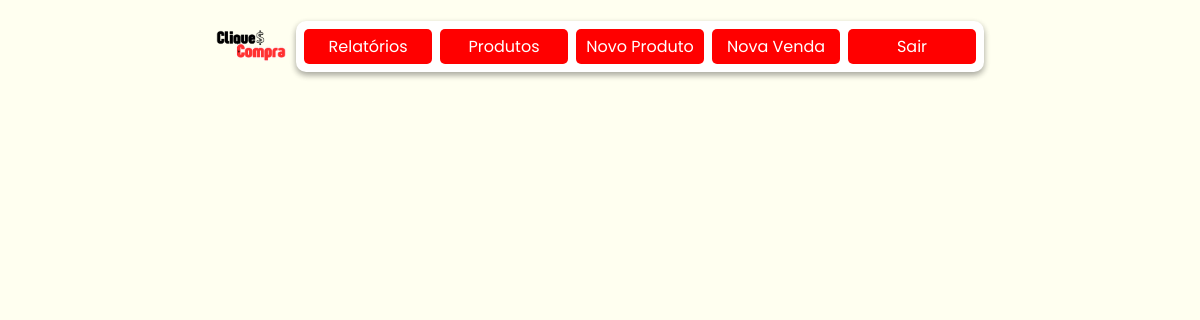
Page /vendas/ on the earlier database version.
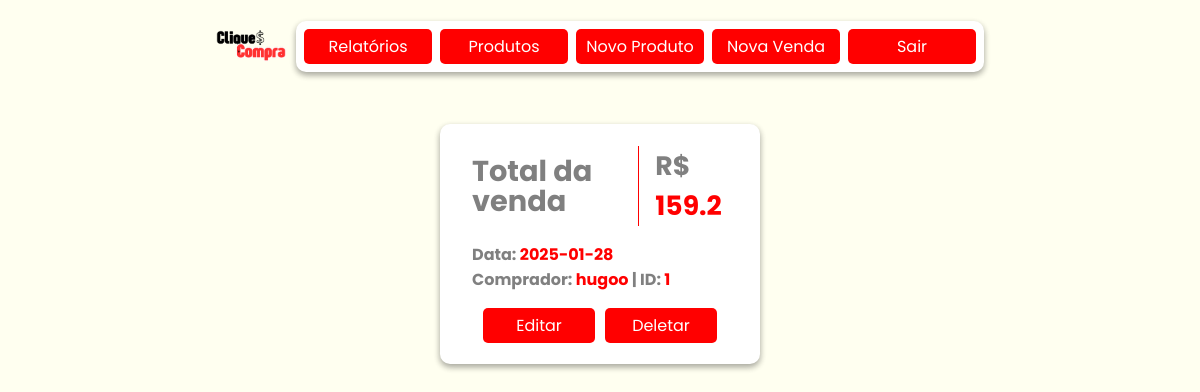
Same page on the later database version.
### models/vendas.py (models this page shows, shortened)
class Venda(Base):
    __tablename__ = 'tb_vendas'
    ven_id: Mapped[int] = mapped_column(primary_key=True, autoincrement=True)
    ven_data: Mapped[str] = mapped_column(nullable=False)
    ven_total: Mapped[float] = mapped_column(nullable=False)
    ven_cli_id: Mapped[int] = mapped_column(ForeignKey('tb_clientes.cli_id'))
    clientes: Mapped[List["Cliente"]] = relationship("Cliente", back_populates='vendas')

### models/clientes.py (models this page shows, shortened)
class Cliente(Base, UserMixin):
    __tablename__ = 'tb_clientes'
    cli_id:Mapped[int] = mapped_column(primary_key = True, autoincrement=True)
    cli_nome:Mapped[str] = mapped_column(nullable=False)
    cli_email:Mapped[str] = mapped_column(unique = True, nullable=False)
    cli_telefone:Mapped[str] = mapped_column(nullable=False)
    cli_endereco:Mapped[str] = mapped_column(nullable=False)
    vendas: Mapped[list["Venda"]] = relationship("Venda", back_populates="clientes")

### controllers/vendas.py (the view)
@venda_bp.route('/', methods=['POST', 'GET'])
def view():
    if request.method == 'POST':
        ordem = request.form['ordem']
        vendas = Venda.all(ordem=ordem)
    elif request.method == 'GET':
        sql = text(f"SELECT * FROM tb_vendas JOIN tb_clientes ON ven_cli_id = cli_id")
        vendas = session.execute(sql)
    return render_template('vendas/view.html', vendas = vendas)

### templates/vendas/view.html (shortened to what this page needs)
{% extends "model.html" %}
{% block head_extras %}
<link rel="stylesheet" href="{{ url_for('static', filename='style/model.css') }}">
<link rel="stylesheet" href="{{ url_for('static', filename='style/itens.css') }}">
{% endblock %}
{% block content %}
<nav>
    <img src="../../static/assets/cliqueconta.png" alt="Logo do CliqueCompra">
    <div class="links cat">
        <a href="{{url_for('relatorio.filtros')}}">Relatórios</a>
        <a href="{{url_for('produtos.view')}}">Produtos</a>
        <a href="{{url_for('produtos.add')}}">Novo Produto</a>
        <a href="{{url_for('venda.nova_venda')}}">Nova Venda</a>
        <a href="">Sair</a>
    </div>
</nav>
<div id="produto">
    <ol class="itens">
        {%if vendas%}
            {% for venda in vendas %}
                <li class="item venda">
                    <div class="p-e venda">
                        <h2 id="tit_total">Total da venda</h2>
                        <h2 id="preco"><span style="color: gray;">R$ </span>{{venda.ven_total}}</h2>
                    </div>
                    <div class="dados">
                        <h2>Data: <span style="color: red;">{{venda.ven_data}}</span></h2>
                        <h2>Comprador: <span style="color: red;">{{venda.cli_nome}}</span> | ID: <span style="color: red;">{{venda.cli_id}}</span></h2>
                    </div>
                    <div class="links-p">
                        <a href="{{url_for('venda.edit', venda_id=venda.ven_id)}}">Editar</a>
                        <a href="{{url_for('venda.remove', venda_id=venda.ven_id)}}">Deletar</a>
                    </div>
                </li>
            {% endfor %}
        {%else%}
            <h1>Nada foi vendido ainda :(</h1>
        {%endif%}
    </ol>
</div>
{% endblock %}

Differences in the rows shown:
added Venda: ven_total "159.2", ven_data "2025-01-28", cli_nome "hugoo", cli_id "1"
